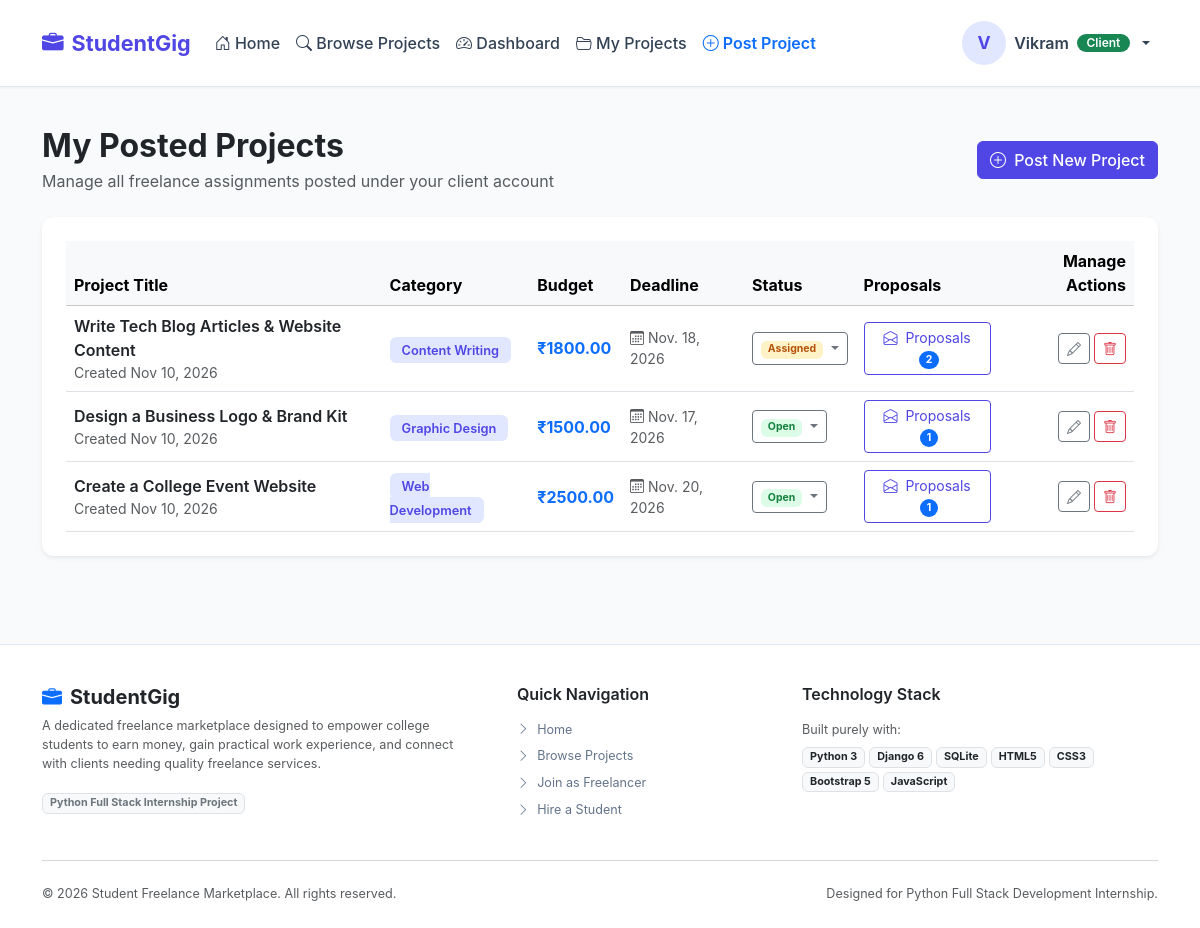
Screenshot of /client/projects/ (signed in) with the database file from the repository.
### marketplace/models.py (models this page shows, shortened)
class Project(models.Model):
    CATEGORY_CHOICES = [
        ('Web Development', 'Web Development'),
        ('Graphic Design', 'Graphic Design'),
        ('Content Writing', 'Content Writing'),
        ('Video Editing', 'Video Editing'),
        ('UI/UX Design', 'UI/UX Design'),
        ('Data Entry', 'Data Entry'),
        ('Programming', 'Programming'),
    ]
    STATUS_CHOICES = [
        ('Open', 'Open'),
        ('Assigned', 'Assigned'),
        ('Completed', 'Completed'),
        ('Closed', 'Closed'),
    ]
    client = models.ForeignKey(User, on_delete=models.CASCADE, related_name='projects')
    title = models.CharField(max_length=200)
    description = models.TextField()
    category = models.CharField(max_length=50, choices=CATEGORY_CHOICES)
    budget = models.DecimalField(max_digits=10, decimal_places=2)
    deadline = models.DateField()
    status = models.CharField(max_length=20, choices=STATUS_CHOICES, default='Open')
    created_at = models.DateTimeField(auto_now_add=True)
    class Meta:
        ordering = ['-created_at']

### marketplace/views.py (the view)
# urls.py: path('client/projects/', views.my_projects, name='my_projects'),
@login_required
def my_projects(request):
    if not hasattr(request.user, 'profile') or request.user.profile.role != 'Client':
        messages.warning(request, "Access restricted to client accounts.")
        return redirect('home')
    projects = Project.objects.filter(client=request.user).annotate(
        proposal_count=Count('proposals')
    ).order_by('-created_at')
    context = {
        'projects': projects,
    }
    return render(request, 'marketplace/my_projects.html', context)

### marketplace/templates/marketplace/my_projects.html (shortened to what this page needs)
{% extends 'marketplace/base.html' %}
{% block content %}
<div class="container py-4">
    <div class="d-flex justify-content-between align-items-center flex-wrap gap-2 mb-4">
        <div>
            <h2 class="fw-bold text-dark mb-1">My Posted Projects</h2>
            <p class="text-muted mb-0">Manage all freelance assignments posted under your client account</p>
        </div>
        <a href="{% url 'post_project' %}" class="btn btn-primary">
            <i class="bi bi-plus-circle me-1"></i> Post New Project
        </a>
    </div>
    {% if projects %}
        <div class="card custom-card border-0 shadow-sm p-4">
            <div class="table-responsive">
                <table class="table table-hover align-middle mb-0">
                    <thead class="table-light">
                        <tr>
                            <th scope="col">Project Title</th>
                            <th scope="col">Category</th>
                            <th scope="col">Budget</th>
                            <th scope="col">Deadline</th>
                            <th scope="col">Status</th>
                            <th scope="col">Proposals</th>
                            <th scope="col" class="text-end">Manage Actions</th>
                        </tr>
                    </thead>
                    <tbody>
                        {% for project in projects %}
                            <tr>
                                <td>
                                    <a href="{% url 'project_detail' project.id %}" class="fw-semibold text-dark text-decoration-none">
                                        {{ project.title }}
                                    </a>
                                    <div class="small text-muted">Created {{ project.created_at|date:"M d, Y" }}</div>
                                </td>
                                <td><span class="badge-category">{{ project.category }}</span></td>
                                <td class="fw-bold text-primary">₹{{ project.budget }}</td>
                                <td class="text-muted small"><i class="bi bi-calendar3 me-1"></i>{{ project.deadline }}</td>
                                <td>
                                    <div class="dropdown d-inline-block">
                                        <button class="btn btn-sm btn-outline-secondary dropdown-toggle" type="button" data-bs-toggle="dropdown" aria-expanded="false">
                                            {% if project.status == 'Open' %}
                                                <span class="badge badge-open">Open</span>
                                            {% elif project.status == 'Assigned' %}
                                                <span class="badge badge-assigned">Assigned</span>
                                            {% elif project.status == 'Completed' %}
                                                <span class="badge badge-completed">Completed</span>
                                            {% else %}
                                                <span class="badge badge-closed">Closed</span>
                                            {% endif %}
                                        </button>
                                    </div>
                                </td>
                                <td>
                                    <a href="{% url 'view_proposals' project.id %}" class="btn btn-sm btn-outline-primary position-relative">
                                        <i class="bi bi-envelope-open me-1"></i> Proposals
                                        <span class="badge bg-primary rounded-pill ms-1">{{ project.proposal_count }}</span>
                                    </a>
                                </td>
                                <td class="text-end">
                                    <div class="d-inline-flex gap-1">
                                        <a href="{% url 'edit_project' project.id %}" class="btn btn-sm btn-outline-secondary" title="Edit Project">
                                            <i class="bi bi-pencil"></i>
                                        </a>
                                        <form method="post" action="{% url 'delete_project' project.id %}" class="d-inline">
                                            <button type="submit" class="btn btn-sm btn-outline-danger btn-confirm-delete" data-project-title="{{ project.title }}" title="Delete Project">
                                                <i class="bi bi-trash"></i>
                                            </button>
                                        </form>
                                    </div>
                                </td>
                            </tr>
                        {% endfor %}
                    </tbody>
                </table>
            </div>
        </div>
    {% endif %}
</div>
{% endblock %}

### marketplace/templates/marketplace/base.html (shortened to what this page needs)
{% load static %}
<!DOCTYPE html>
<html lang="en">
<head>
    <link href="https://cdn.jsdelivr.net/npm/bootstrap@5.3.2/dist/css/bootstrap.min.css" rel="stylesheet">
    <link href="https://cdn.jsdelivr.net/npm/bootstrap-icons@1.11.3/font/bootstrap-icons.css" rel="stylesheet">
    <link rel="stylesheet" href="{% static 'marketplace/css/style.css' %}">
</head>
<body>
    <nav class="navbar navbar-expand-lg navbar-custom sticky-top">
        <div class="container">
            <a class="navbar-brand" href="{% url 'home' %}">
                <i class="bi bi-briefcase-fill"></i> StudentGig
            </a>
            <div class="collapse navbar-collapse" id="navbarContent">
                <ul class="navbar-nav me-auto mb-2 mb-lg-0">
                    <li class="nav-item">
                        <a class="nav-link" href="{% url 'home' %}"><i class="bi bi-house-door"></i> Home</a>
                    </li>
                    <li class="nav-item">
                        <a class="nav-link" href="{% url 'projects_list' %}"><i class="bi bi-search"></i> Browse Projects</a>
                    </li>
                    {% if user.is_authenticated %}
                        {% if user.profile.role == 'Student' %}
                            <li class="nav-item">
                                <a class="nav-link" href="{% url 'student_dashboard' %}"><i class="bi bi-speedometer2"></i> Dashboard</a>
                            </li>
                            <li class="nav-item">
                                <a class="nav-link" href="{% url 'my_proposals' %}"><i class="bi bi-file-earmark-text"></i> My Proposals</a>
                            </li>
                        {% elif user.profile.role == 'Client' %}
                            <li class="nav-item">
                                <a class="nav-link" href="{% url 'client_dashboard' %}"><i class="bi bi-speedometer2"></i> Dashboard</a>
                            </li>
                            <li class="nav-item">
                                <a class="nav-link" href="{% url 'my_projects' %}"><i class="bi bi-folder2-open"></i> My Projects</a>
                            </li>
                            <li class="nav-item">
                                <a class="nav-link text-primary fw-semibold" href="{% url 'post_project' %}">
                                    <i class="bi bi-plus-circle"></i> Post Project
                                </a>
                            </li>
                        {% endif %}
                    {% endif %}
                </ul>
                <ul class="navbar-nav ms-auto align-items-lg-center">
                    {% if user.is_authenticated %}
                        <li class="nav-item dropdown">
                            <a class="nav-link dropdown-toggle d-flex align-items-center gap-2" href="#" role="button" data-bs-toggle="dropdown" aria-expanded="false">
                                <span class="avatar-circle">
                                    {{ user.first_name|default:user.username|make_list|first|upper }}
                                </span>
                                <span class="d-none d-lg-inline fw-semibold">
                                    {{ user.first_name|default:user.username }}
                                </span>
                                {% if user.profile.role == 'Student' %}
                                    <span class="badge bg-primary nav-role-badge">Student</span>
                                {% elif user.profile.role == 'Client' %}
                                    <span class="badge bg-success nav-role-badge">Client</span>
                                {% elif user.is_staff %}
                                    <span class="badge bg-danger nav-role-badge">Admin</span>
                                {% endif %}
                            </a>
                        </li>
                    {% endif %}
                </ul>
            </div>
        </div>
    </nav>
    <main>
        {% block content %}{% endblock %}
    </main>
    <footer class="footer-custom">
        <div class="container">
            <div class="row g-4">
                <div class="col-md-5">
                    <h5 class="fw-bold text-dark d-flex align-items-center gap-2">
                        <i class="bi bi-briefcase-fill text-primary"></i> StudentGig
                    </h5>
                    <p class="text-muted small pe-md-4">
                        A dedicated freelance marketplace designed to empower college students to earn money, gain practical work experience, and connect with clients needing quality freelance services.
                    </p>
                    <div class="badge bg-light text-secondary border">Python Full Stack Internship Project</div>
                </div>
                <div class="col-md-3">
                    <h6 class="fw-semibold text-dark mb-3">Quick Navigation</h6>
                    <ul class="list-unstyled small d-flex flex-column gap-2">
                        <li><a href="{% url 'home' %}"><i class="bi bi-chevron-right me-1"></i> Home</a></li>
                        <li><a href="{% url 'projects_list' %}"><i class="bi bi-chevron-right me-1"></i> Browse Projects</a></li>
                        <li><a href="{% url 'register' %}"><i class="bi bi-chevron-right me-1"></i> Join as Freelancer</a></li>
                        <li><a href="{% url 'register' %}"><i class="bi bi-chevron-right me-1"></i> Hire a Student</a></li>
                    </ul>
                </div>
                <div class="col-md-4">
                    <h6 class="fw-semibold text-dark mb-3">Technology Stack</h6>
                    <p class="text-muted small mb-2">Built purely with:</p>
                    <div class="d-flex flex-wrap gap-1">
                        <span class="badge bg-light text-dark border">Python 3</span>
                        <span class="badge bg-light text-dark border">Django 6</span>
                        <span class="badge bg-light text-dark border">SQLite</span>
                        <span class="badge bg-light text-dark border">HTML5</span>
                        <span class="badge bg-light text-dark border">CSS3</span>
                        <span class="badge bg-light text-dark border">Bootstrap 5</span>
                        <span class="badge bg-light text-dark border">JavaScript</span>
                    </div>
                </div>
            </div>
            <hr class="my-4 text-muted">
            <div class="d-flex flex-column flex-sm-row justify-content-between align-items-center text-muted small">
                <span>&copy; 2026 Student Freelance Marketplace. All rights reserved.</span>
                <span>Designed for Python Full Stack Development Internship.</span>
            </div>
        </div>
    </footer>
</body>
</html>

### marketplace/static/marketplace/css/style.css (style rules this page uses)
:root { --primary-color: #4f46e5; --primary-hover: #4338ca; --primary-light: #e0e7ff; --secondary-color: #ffffff; --bg-light: #f8fafc; --card-bg: #ffffff; --text-dark: #0f172a; --text-muted: #64748b; --border-color: #e2e8f0; --success-color: #10b981; --warning-color: #f59e0b; --danger-color: #ef4444; --shadow-sm: 0 1px 2px 0 rgb(0 0 0 / 0.05); --shadow-md: 0 4px 6px -1px rgb(0 0 0 / 0.1), 0 2px 4px -2px rgb(0 0 0 / 0.1); --shadow-lg: 0 10px 15px -3px rgb(0 0 0 / 0.1), 0 4px 6px -4px rgb(0 0 0 / 0.1); }
body { font-family: -apple-system, BlinkMacSystemFont, "Segoe UI", Roboto, "Helvetica Neue", Arial, sans-serif; background-color: var(--bg-light); color: var(--text-dark); min-height: 100vh; display: flex; flex-direction: column; }
main { flex: 1 0 auto; }
.navbar-custom { background-color: #ffffff; border-bottom: 1px solid var(--border-color); box-shadow: var(--shadow-sm); padding: 0.8rem 1rem; }
.navbar-brand { font-weight: 700; color: var(--primary-color) !important; font-size: 1.35rem; display: flex; align-items: center; gap: 0.5rem; }
.navbar-nav .nav-link { font-weight: 500; color: #334155; padding: 0.5rem 0.9rem; transition: color 0.15s ease-in-out; }
.nav-role-badge { font-size: 0.75rem; padding: 0.2rem 0.6rem; border-radius: 9999px; font-weight: 600; }
.custom-card { background-color: var(--card-bg); border: 1px solid var(--border-color); border-radius: 0.75rem; box-shadow: var(--shadow-sm); transition: transform 0.2s ease, box-shadow 0.2s ease; }
.badge-category { background-color: var(--primary-light); color: var(--primary-color); font-weight: 600; font-size: 0.8rem; padding: 0.35rem 0.75rem; border-radius: 0.4rem; }
.badge-open { background-color: #dcfce7; color: #15803d; }
.badge-assigned { background-color: #fef3c7; color: #b45309; }
.btn-primary { background-color: var(--primary-color); border-color: var(--primary-color); font-weight: 500; }
.btn-outline-primary { color: var(--primary-color); border-color: var(--primary-color); }
.footer-custom { background-color: #ffffff; border-top: 1px solid var(--border-color); color: var(--text-muted); padding: 2.5rem 0 1.5rem; font-size: 0.9rem; margin-top: 4rem; }
.footer-custom a { color: var(--text-muted); text-decoration: none; }
.avatar-circle { width: 44px; height: 44px; border-radius: 50%; background-color: var(--primary-light); color: var(--primary-color); display: inline-flex; align-items: center; justify-content: center; font-weight: 700; font-size: 1.1rem; }

### rows the page displays
Project: title "Write Tech Blog Articles & Website Content", created_at "Nov 10, 2026", category "Content Writing", budget "1800.00", deadline "Nov. 18, 2026", status "Assigned", proposal_count "2"
Project: title "Design a Business Logo & Brand Kit", created_at "Nov 10, 2026", category "Graphic Design", budget "1500.00", deadline "Nov. 17, 2026", status "Open", proposal_count "1"
Project: title "Create a College Event Website", created_at "Nov 10, 2026", category "Web Development", budget "2500.00", deadline "Nov. 20, 2026", status "Open", proposal_count "1"

### other values shown
{{ user.first_name|default:user.username|make_list|first|upper }} "V"
{{ user.first_name|default:user.username }} "Vikram"
